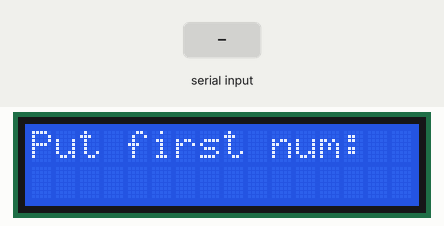
Bench run of a sketch on a simulated Arduino Uno, built with avr-gcc and run on an emulated ATmega328P. Shown: 16×2 character LCD. The test bench sets the inputs (shaded band). What the sketch prints to the serial monitor is not drawn.

Above: at 1.2 s.
1.3 s: "90,45\n" received over Serial
At 3.1 s:
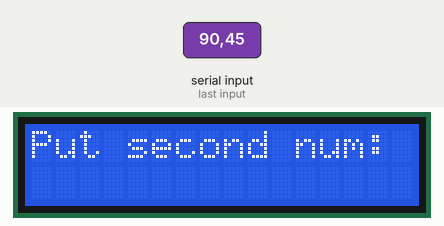
At 4.1 s:
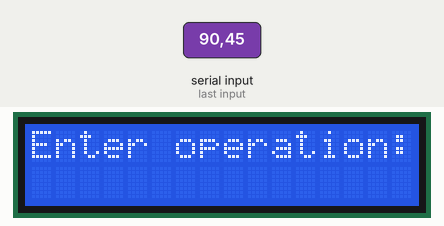
4.3 s: "+" received over Serial
At 7.3 s:
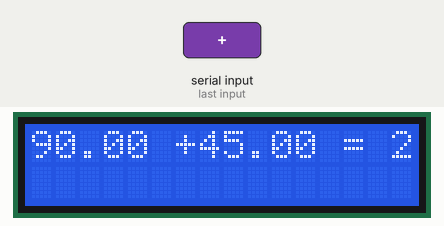
Timing chart, 0 to 8.8 s (numbered marks = the images above; inputs shaded):
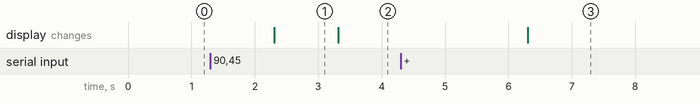

The sketch:

calc.ino
```cpp
#include <LiquidCrystal.h>

int rs=7;
int en =8;
int d4 = 9;
int d5 = 10;
int d6 = 11;
int d7 = 12;

LiquidCrystal lcd(rs,en,d4,d5,d6,d7);

float first_num;
float second_num;
float result;
String operation;

int dt = 1000;
int result_delay = 5000;
void setup() {
  // put your setup code here, to run once:
Serial.begin(9600);
lcd.begin(16,2);

}

void loop() {
  // put your main code here, to run repeatedly:
lcd.setCursor(0,0);
lcd.print("Put first num: ");
while(Serial.available() == 0){

}

first_num = Serial.parseInt();

delay(dt);
lcd.clear();
lcd.setCursor(0,0);

lcd.print("Put second num: ");
while(Serial.available() == 0){

}

second_num = Serial.parseInt();

delay(dt);
lcd.clear();
lcd.setCursor(0,0);


lcd.print("Enter operation: ");
while(Serial.available() == 0){

}
operation = Serial.readString();

delay(dt);
lcd.clear();
lcd.setCursor(0,0);
Serial.print(operation);

if(operation == "+"){
  result = first_num + second_num;
}
else if (operation == "-"){
  result = first_num - second_num;
}
else if (operation == "*"){
  result = first_num * second_num;
}
else{
  result = first_num/second_num;
}


lcd.print(first_num);
lcd.print(operation);
lcd.print(second_num);
lcd.print(" = ");
lcd.print(result);
delay(result_delay);
lcd.clear();

}
```

Measured:
- after the input at 1.3 s, the display: changes after 1.0 s (image 1)
- after the input at 4.3 s, the display: changes after 2.0 s (image 3)
- what the display in image 1 shows lasts 1.0 s, from 2.3 s to 3.3 s
